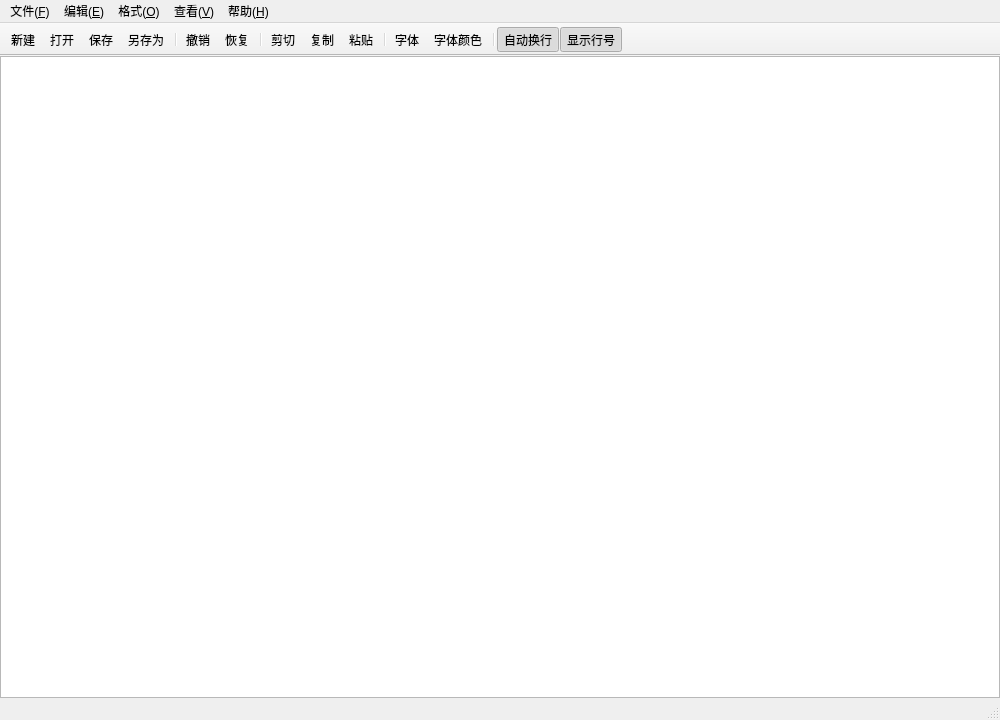
<?xml version="1.0" encoding="UTF-8"?>
<ui version="4.0">
 <class>MainWindow</class>
 <widget class="QMainWindow" name="MainWindow">
  <property name="geometry">
   <rect>
    <x>0</x>
    <y>0</y>
    <width>1000</width>
    <height>720</height>
   </rect>
  </property>
  <property name="windowTitle">
   <string>简易文本编辑器</string>
  </property>
  <widget class="QWidget" name="centralwidget">
   <layout class="QVBoxLayout" name="verticalLayout">
    <property name="spacing">
     <number>0</number>
    </property>
    <property name="leftMargin">
     <number>0</number>
    </property>
    <property name="topMargin">
     <number>0</number>
    </property>
    <property name="rightMargin">
     <number>0</number>
    </property>
    <property name="bottomMargin">
     <number>0</number>
    </property>
    <item>
     <widget class="CodeEditor" name="editor"/>
    </item>
   </layout>
  </widget>
  <widget class="QMenuBar" name="menubar">
   <property name="geometry">
    <rect>
     <x>0</x>
     <y>0</y>
     <width>1000</width>
     <height>22</height>
    </rect>
   </property>
   <widget class="QMenu" name="menuFile">
    <property name="title">
     <string>文件(&amp;F)</string>
    </property>
    <addaction name="actionNew"/>
    <addaction name="actionOpen"/>
    <addaction name="actionSave"/>
    <addaction name="actionSaveAs"/>
    <addaction name="separator"/>
    <addaction name="actionExit"/>
   </widget>
   <widget class="QMenu" name="menuEdit">
    <property name="title">
     <string>编辑(&amp;E)</string>
    </property>
    <addaction name="actionUndo"/>
    <addaction name="actionRedo"/>
    <addaction name="separator"/>
    <addaction name="actionCut"/>
    <addaction name="actionCopy"/>
    <addaction name="actionPaste"/>
    <addaction name="separator"/>
    <addaction name="actionFind"/>
    <addaction name="actionReplace"/>
    <addaction name="separator"/>
    <addaction name="actionSelectAll"/>
   </widget>
   <widget class="QMenu" name="menuFormat">
    <property name="title">
     <string>格式(&amp;O)</string>
    </property>
    <addaction name="actionWordWrap"/>
    <addaction name="actionLineNumber"/>
    <addaction name="separator"/>
    <addaction name="actionFont"/>
    <addaction name="actionFontColor"/>
    <addaction name="separator"/>
    <addaction name="actionFontBackground"/>
    <addaction name="actionEditorBackground"/>
   </widget>
   <widget class="QMenu" name="menuView">
    <property name="title">
     <string>查看(&amp;V)</string>
    </property>
    <addaction name="actionToolBar"/>
    <addaction name="actionStatusBar"/>
   </widget>
   <widget class="QMenu" name="menuHelp">
    <property name="title">
     <string>帮助(&amp;H)</string>
    </property>
    <addaction name="actionAbout"/>
   </widget>
   <addaction name="menuFile"/>
   <addaction name="menuEdit"/>
   <addaction name="menuFormat"/>
   <addaction name="menuView"/>
   <addaction name="menuHelp"/>
  </widget>
  <widget class="QToolBar" name="mainToolBar">
   <property name="windowTitle">
    <string>工具栏</string>
   </property>
   <property name="movable">
    <bool>false</bool>
   </property>
   <property name="toolButtonStyle">
    <enum>Qt::ToolButtonTextOnly</enum>
   </property>
   <attribute name="toolBarArea">
    <enum>TopToolBarArea</enum>
   </attribute>
   <attribute name="toolBarBreak">
    <bool>false</bool>
   </attribute>
   <addaction name="actionNew"/>
   <addaction name="actionOpen"/>
   <addaction name="actionSave"/>
   <addaction name="actionSaveAs"/>
   <addaction name="separator"/>
   <addaction name="actionUndo"/>
   <addaction name="actionRedo"/>
   <addaction name="separator"/>
   <addaction name="actionCut"/>
   <addaction name="actionCopy"/>
   <addaction name="actionPaste"/>
   <addaction name="separator"/>
   <addaction name="actionFont"/>
   <addaction name="actionFontColor"/>
   <addaction name="separator"/>
   <addaction name="actionWordWrap"/>
   <addaction name="actionLineNumber"/>
  </widget>
  <widget class="QStatusBar" name="statusbar"/>
  <action name="actionNew">
   <property name="text">
    <string>新建(&amp;N)</string>
   </property>
   <property name="iconText">
    <string>新建</string>
   </property>
   <property name="shortcut">
    <string>Ctrl+N</string>
   </property>
   <property name="statusTip">
    <string>新建一个空白文档</string>
   </property>
  </action>
  <action name="actionOpen">
   <property name="text">
    <string>打开(&amp;O)...</string>
   </property>
   <property name="iconText">
    <string>打开</string>
   </property>
   <property name="shortcut">
    <string>Ctrl+O</string>
   </property>
   <property name="statusTip">
    <string>打开本地文本文件</string>
   </property>
  </action>
  <action name="actionSave">
   <property name="text">
    <string>保存(&amp;S)</string>
   </property>
   <property name="iconText">
    <string>保存</string>
   </property>
   <property name="shortcut">
    <string>Ctrl+S</string>
   </property>
   <property name="statusTip">
    <string>保存当前文档</string>
   </property>
  </action>
  <action name="actionSaveAs">
   <property name="text">
    <string>另存为(&amp;A)...</string>
   </property>
   <property name="iconText">
    <string>另存为</string>
   </property>
   <property name="statusTip">
    <string>把当前文档另存为其它文件</string>
   </property>
  </action>
  <action name="actionExit">
   <property name="text">
    <string>退出(&amp;X)</string>
   </property>
   <property name="statusTip">
    <string>退出程序</string>
   </property>
  </action>
  <action name="actionUndo">
   <property name="text">
    <string>撤销(&amp;U)</string>
   </property>
   <property name="iconText">
    <string>撤销</string>
   </property>
   <property name="shortcut">
    <string>Ctrl+Z</string>
   </property>
   <property name="statusTip">
    <string>撤销上一步操作</string>
   </property>
  </action>
  <action name="actionRedo">
   <property name="text">
    <string>恢复(&amp;I)</string>
   </property>
   <property name="iconText">
    <string>恢复</string>
   </property>
   <property name="shortcut">
    <string>Ctrl+Shift+Z</string>
   </property>
   <property name="statusTip">
    <string>重做被撤销的操作</string>
   </property>
  </action>
  <action name="actionCut">
   <property name="text">
    <string>剪切(&amp;T)</string>
   </property>
   <property name="iconText">
    <string>剪切</string>
   </property>
   <property name="shortcut">
    <string>Ctrl+X</string>
   </property>
   <property name="statusTip">
    <string>剪切选中的内容</string>
   </property>
  </action>
  <action name="actionCopy">
   <property name="text">
    <string>复制(&amp;C)</string>
   </property>
   <property name="iconText">
    <string>复制</string>
   </property>
   <property name="shortcut">
    <string>Ctrl+C</string>
   </property>
   <property name="statusTip">
    <string>复制选中的内容</string>
   </property>
  </action>
  <action name="actionPaste">
   <property name="text">
    <string>粘贴(&amp;P)</string>
   </property>
   <property name="iconText">
    <string>粘贴</string>
   </property>
   <property name="shortcut">
    <string>Ctrl+V</string>
   </property>
   <property name="statusTip">
    <string>粘贴剪贴板中的内容</string>
   </property>
  </action>
  <action name="actionFind">
   <property name="text">
    <string>查找(&amp;F)...</string>
   </property>
   <property name="shortcut">
    <string>Ctrl+F</string>
   </property>
   <property name="statusTip">
    <string>在文档中查找文字</string>
   </property>
  </action>
  <action name="actionReplace">
   <property name="text">
    <string>替换(&amp;R)...</string>
   </property>
   <property name="shortcut">
    <string>Ctrl+H</string>
   </property>
   <property name="statusTip">
    <string>查找并替换文字</string>
   </property>
  </action>
  <action name="actionSelectAll">
   <property name="text">
    <string>全选(&amp;A)</string>
   </property>
   <property name="shortcut">
    <string>Ctrl+A</string>
   </property>
   <property name="statusTip">
    <string>选中全部文字</string>
   </property>
  </action>
  <action name="actionWordWrap">
   <property name="text">
    <string>自动换行(&amp;W)</string>
   </property>
   <property name="iconText">
    <string>自动换行</string>
   </property>
   <property name="checkable">
    <bool>true</bool>
   </property>
   <property name="checked">
    <bool>true</bool>
   </property>
   <property name="statusTip">
    <string>打开或关闭自动换行</string>
   </property>
  </action>
  <action name="actionLineNumber">
   <property name="text">
    <string>显示行号(&amp;L)</string>
   </property>
   <property name="iconText">
    <string>显示行号</string>
   </property>
   <property name="shortcut">
    <string>Ctrl+L</string>
   </property>
   <property name="checkable">
    <bool>true</bool>
   </property>
   <property name="checked">
    <bool>true</bool>
   </property>
   <property name="statusTip">
    <string>显示或隐藏行号栏</string>
   </property>
  </action>
  <action name="actionFont">
   <property name="text">
    <string>字体(&amp;F)...</string>
   </property>
   <property name="iconText">
    <string>字体</string>
   </property>
   <property name="statusTip">
    <string>设置字体和字号</string>
   </property>
  </action>
  <action name="actionFontColor">
   <property name="text">
    <string>字体颜色</string>
   </property>
   <property name="iconText">
    <string>字体颜色</string>
   </property>
   <property name="statusTip">
    <string>设置选中文字的颜色</string>
   </property>
  </action>
  <action name="actionFontBackground">
   <property name="text">
    <string>字体背景色</string>
   </property>
   <property name="statusTip">
    <string>设置选中文字的背景色</string>
   </property>
  </action>
  <action name="actionEditorBackground">
   <property name="text">
    <string>编辑器背景色</string>
   </property>
   <property name="statusTip">
    <string>设置编辑区的背景色</string>
   </property>
  </action>
  <action name="actionToolBar">
   <property name="text">
    <string>工具栏(&amp;T)</string>
   </property>
   <property name="checkable">
    <bool>true</bool>
   </property>
   <property name="checked">
    <bool>true</bool>
   </property>
   <property name="statusTip">
    <string>显示或隐藏工具栏</string>
   </property>
  </action>
  <action name="actionStatusBar">
   <property name="text">
    <string>状态栏(&amp;S)</string>
   </property>
   <property name="checkable">
    <bool>true</bool>
   </property>
   <property name="checked">
    <bool>true</bool>
   </property>
   <property name="statusTip">
    <string>显示或隐藏状态栏</string>
   </property>
  </action>
  <action name="actionAbout">
   <property name="text">
    <string>关于(&amp;A)</string>
   </property>
   <property name="statusTip">
    <string>查看程序信息</string>
   </property>
  </action>
 </widget>
 <customwidgets>
  <customwidget>
   <class>CodeEditor</class>
   <extends>QPlainTextEdit</extends>
   <header>codeeditor.h</header>
   <container>0</container>
  </customwidget>
 </customwidgets>
 <resources/>
 <connections/>
</ui>
